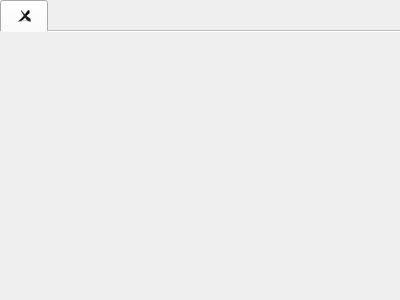
<?xml version="1.0" encoding="UTF-8"?>
<ui version="4.0">
 <class>SmartGroupReportTab</class>
 <widget class="QWidget" name="SmartGroupReportTab">
  <property name="geometry">
   <rect>
    <x>0</x>
    <y>0</y>
    <width>400</width>
    <height>300</height>
   </rect>
  </property>
  <property name="windowTitle">
   <string>Form</string>
  </property>
  <layout class="QVBoxLayout" name="verticalLayout_2">
   <property name="leftMargin">
    <number>0</number>
   </property>
   <property name="topMargin">
    <number>0</number>
   </property>
   <property name="rightMargin">
    <number>0</number>
   </property>
   <property name="bottomMargin">
    <number>0</number>
   </property>
   <item>
    <widget class="FTabWidget" name="tabWidget">
     <property name="documentMode">
      <bool>true</bool>
     </property>
     <property name="tabsClosable">
      <bool>true</bool>
     </property>
     <widget class="QWidget" name="mainTab">
      <attribute name="title">
       <string/>
      </attribute>
      <layout class="QVBoxLayout" name="mainTabLayout">
       <property name="leftMargin">
        <number>0</number>
       </property>
       <property name="topMargin">
        <number>0</number>
       </property>
       <property name="rightMargin">
        <number>0</number>
       </property>
       <property name="bottomMargin">
        <number>0</number>
       </property>
      </layout>
     </widget>
    </widget>
   </item>
  </layout>
 </widget>
 <customwidgets>
  <customwidget>
   <class>FTabWidget</class>
   <extends>QTabWidget</extends>
   <header>FileWaveGuiLib/FTabWidget.h</header>
   <container>1</container>
  </customwidget>
 </customwidgets>
 <resources/>
 <connections/>
</ui>
